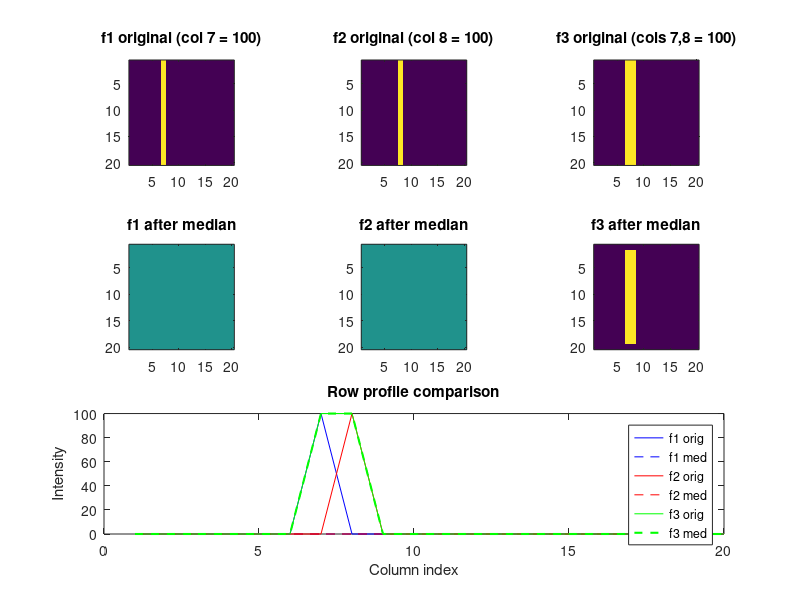

Write the MATLAB code that produced this figure.
%% Morphological Filter

%% Create synthetic test images
rows = 20;   % you can increase for larger visualization
cols = 20;

f1 = zeros(rows, cols);
f2 = zeros(rows, cols);
f3 = zeros(rows, cols);

% Define bright columns
f1(:,7) = 100;              % column 7 bright
f2(:,8) = 100;              % column 8 bright
f3(:,7) = 100; f3(:,8) = 100; % columns 7 and 8 bright

%% Apply a 3x3 median filter
f1_med = medfilt2(f1, [3 3]);
f2_med = medfilt2(f2, [3 3]);
f3_med = medfilt2(f3, [3 3]);

%% Display results
figure('Name','3x3 Median Filter Behavior');

subplot(3,3,1); imagesc(f1); axis image; title('f1 original (col 7 = 100)');
subplot(3,3,2); imagesc(f2); axis image; title('f2 original (col 8 = 100)');
subplot(3,3,3); imagesc(f3); axis image; title('f3 original (cols 7,8 = 100)');

subplot(3,3,4); imagesc(f1_med); axis image; title('f1 after median');
subplot(3,3,5); imagesc(f2_med); axis image; title('f2 after median');
subplot(3,3,6); imagesc(f3_med); axis image; title('f3 after median');

subplot(3,3,7:9);
plot(1:cols, f1(rows/2,:), 'b-', ...
     1:cols, f1_med(rows/2,:), 'b--', ...
     1:cols, f2(rows/2,:), 'r-', ...
     1:cols, f2_med(rows/2,:), 'r--', ...
     1:cols, f3(rows/2,:), 'g-', ...
     1:cols, f3_med(rows/2,:), 'g--', 'LineWidth',1.5);
legend('f1 orig','f1 med','f2 orig','f2 med','f3 orig','f3 med');
xlabel('Column index'); ylabel('Intensity'); title('Row profile comparison');
